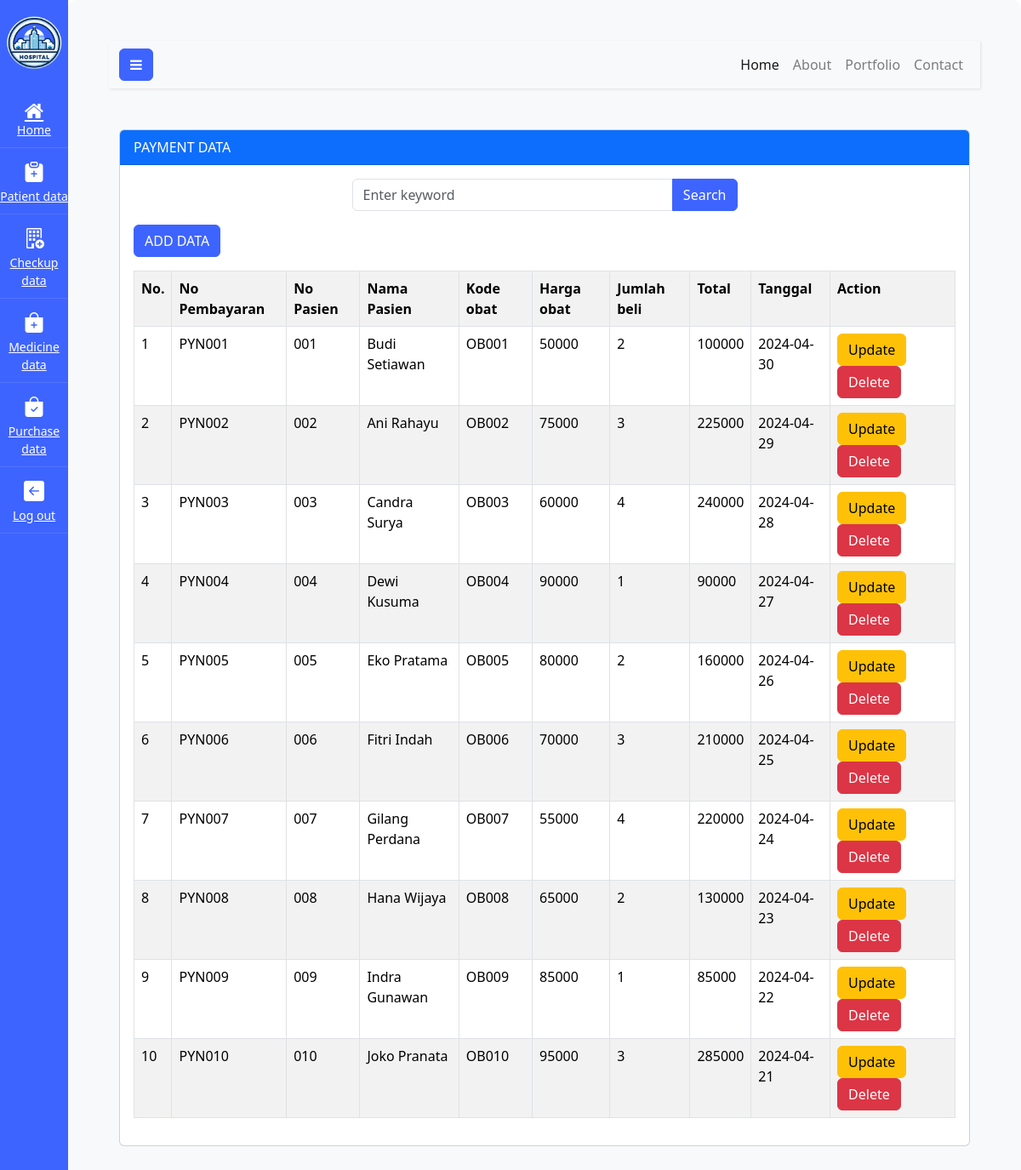
The app's page /auth/home.php?page=purchase (signed in) with its own data.
### tables this page shows
CREATE TABLE `tbpembayaran` (
  `no_pembayaran` varchar(20) NOT NULL,
  `no_pasien` varchar(20) NOT NULL,
  `nama_pasien` varchar(50) NOT NULL,
  `kode_obat` varchar(20) NOT NULL,
  `harga_obat` int(20) NOT NULL,
  `jumlah_beli` int(10) NOT NULL,
  `total` int(40) NOT NULL,
  `tanggal` date NOT NULL
);

### hospital_pembayaran.php (the view, shortened to what this page needs)
<?php
include "config.php";
?>
<!doctype html>
<html lang="en">
<head>
  <link href="https://cdn.jsdelivr.net/npm/bootstrap@5.3.3/dist/css/bootstrap.min.css" rel="stylesheet">
</head>
<body>
<div class="container">
  <div class="mt-3">
    <div class="card mt-5">
      <div class="card-header bg-primary text-white">
        PAYMENT DATA
      </div>
      <div class="card-body">
      <div class="col-md-6 mx-auto">
                    <form method="POST">
                        <div class="input-group mb-3">
                            <input type="text" name="tsearch" class="form-control" placeholder="Enter keyword">
                            <button class="btn btn-primary" name="bsearch" type="submit">Search</button>
                        </div>
                    </form>
                </div>
        <button type="button" class="btn btn-primary mb-3" data-bs-toggle="modal"
                data-bs-target="#ModalAdd">
          ADD DATA
        </button>
        <table class="table table-bordered table-striped table-hover">
          <tr>
            <th>No.</th>
            <th>No Pembayaran</th>
            <th>No Pasien</th>
            <th>Nama Pasien</th>
            <th>Kode obat</th>
            <th>Harga obat</th>
            <th>Jumlah beli</th>
            <th>Total</th>
            <th>Tanggal</th>
            <th>Action</th>
          </tr>
          <?php
          $no = 1;
          if (isset($_POST['bsearch'])) {
            $keyword = $_POST['tsearch'];
            $sql2 = "SELECT * FROM tbpembayaran WHERE no_pembayaran LIKE '%$keyword%' OR no_pasien LIKE '%$keyword%' OR nama_pasien LIKE '%$keyword%' OR kode_obat LIKE '%$keyword%' OR harga_obat LIKE '%$keyword%' OR jumlah_beli LIKE '%$keyword%' OR total LIKE '%$keyword%' OR tanggal LIKE '%$keyword%'";
        } else {
            $sql2 = "SELECT * FROM tbpembayaran";
        }
        $sql1 = mysqli_query($connection, $sql2);
        while ($data = mysqli_fetch_array($sql1)) :
            ?>
            <tr>
              <td><?= $no++ ?></td>
              <td><?= $data['no_pembayaran'] ?></td>
              <td><?= $data['no_pasien'] ?></td>
              <td><?= $data['nama_pasien'] ?> </td>
              <td><?= $data['kode_obat'] ?></td>
              <td><?= $data['harga_obat'] ?></td>
              <td><?= $data['jumlah_beli'] ?></td>
              <td><?= $data['total'] ?></td>
              <td><?= $data['tanggal'] ?></td>
              <td>
                <a href="#" class="btn btn-warning" data-bs-toggle="modal"
                   data-bs-target="#modalupdate<?= $no ?>"> Update</a>
                <a href="#" class="btn btn-danger" data-bs-toggle="modal"
                   data-bs-target="#modaldelete<?= $no ?>"> Delete</a>
              </td>
            </tr>
          <?php endwhile; ?>
        </table>
      </div>
    </div>
  </div>
</div>
</body>
</html>

### records on screen
tbpembayaran: no_pembayaran "PYN001", no_pasien "001", nama_pasien "Budi Setiawan", kode_obat "OB001", harga_obat "50000", jumlah_beli "2", total "100000", tanggal "2024-04-30"
tbpembayaran: no_pembayaran "PYN002", no_pasien "002", nama_pasien "Ani Rahayu", kode_obat "OB002", harga_obat "75000", jumlah_beli "3", total "225000", tanggal "2024-04-29"
tbpembayaran: no_pembayaran "PYN003", no_pasien "003", nama_pasien "Candra Surya", kode_obat "OB003", harga_obat "60000", jumlah_beli "4", total "240000", tanggal "2024-04-28"
tbpembayaran: no_pembayaran "PYN004", no_pasien "004", nama_pasien "Dewi Kusuma", kode_obat "OB004", harga_obat "90000", jumlah_beli "1", total "90000", tanggal "2024-04-27"
tbpembayaran: no_pembayaran "PYN005", no_pasien "005", nama_pasien "Eko Pratama", kode_obat "OB005", harga_obat "80000", jumlah_beli "2", total "160000", tanggal "2024-04-26"
tbpembayaran: no_pembayaran "PYN006", no_pasien "006", nama_pasien "Fitri Indah", kode_obat "OB006", harga_obat "70000", jumlah_beli "3", total "210000", tanggal "2024-04-25"
tbpembayaran: no_pembayaran "PYN007", no_pasien "007", nama_pasien "Gilang Perdana", kode_obat "OB007", harga_obat "55000", jumlah_beli "4", total "220000", tanggal "2024-04-24"
tbpembayaran: no_pembayaran "PYN008", no_pasien "008", nama_pasien "Hana Wijaya", kode_obat "OB008", harga_obat "65000", jumlah_beli "2", total "130000", tanggal "2024-04-23"
tbpembayaran: no_pembayaran "PYN009", no_pasien "009", nama_pasien "Indra Gunawan", kode_obat "OB009", harga_obat "85000", jumlah_beli "1", total "85000", tanggal "2024-04-22"
tbpembayaran: no_pembayaran "PYN010", no_pasien "010", nama_pasien "Joko Pranata", kode_obat "OB010", harga_obat "95000", jumlah_beli "3", total "285000", tanggal "2024-04-21"
